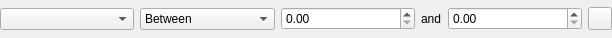
<?xml version="1.0" encoding="UTF-8"?>
<ui version="4.0">
 <class>CFilterWidget</class>
 <widget class="QWidget" name="CFilterWidget">
  <property name="geometry">
   <rect>
    <x>0</x>
    <y>0</y>
    <width>612</width>
    <height>38</height>
   </rect>
  </property>
  <property name="windowTitle">
   <string>Form</string>
  </property>
  <layout class="QHBoxLayout" name="horizontalLayout">
   <property name="leftMargin">
    <number>0</number>
   </property>
   <property name="topMargin">
    <number>0</number>
   </property>
   <property name="rightMargin">
    <number>0</number>
   </property>
   <property name="bottomMargin">
    <number>0</number>
   </property>
   <item>
    <widget class="QComboBox" name="ParameterCombo">
     <property name="sizeAdjustPolicy">
      <enum>QComboBox::AdjustToContentsOnFirstShow</enum>
     </property>
     <property name="minimumContentsLength">
      <number>10</number>
     </property>
    </widget>
   </item>
   <item>
    <widget class="QComboBox" name="ConditionCombo">
     <property name="sizeAdjustPolicy">
      <enum>QComboBox::AdjustToMinimumContentsLength</enum>
     </property>
     <property name="minimumContentsLength">
      <number>10</number>
     </property>
     <item>
      <property name="text">
       <string>Between</string>
      </property>
     </item>
     <item>
      <property name="text">
       <string>Outside</string>
      </property>
     </item>
     <item>
      <property name="text">
       <string>Equal</string>
      </property>
     </item>
     <item>
      <property name="text">
       <string>Not Equal</string>
      </property>
     </item>
     <item>
      <property name="text">
       <string>Greater</string>
      </property>
     </item>
     <item>
      <property name="text">
       <string>Greater Or Equal</string>
      </property>
     </item>
     <item>
      <property name="text">
       <string>Less</string>
      </property>
     </item>
     <item>
      <property name="text">
       <string>Less Or Equal</string>
      </property>
     </item>
    </widget>
   </item>
   <item>
    <widget class="QDoubleSpinBox" name="Value1SpinBox">
     <property name="sizePolicy">
      <sizepolicy hsizetype="Preferred" vsizetype="Fixed">
       <horstretch>0</horstretch>
       <verstretch>0</verstretch>
      </sizepolicy>
     </property>
     <property name="maximum">
      <double>10000.000000000000000</double>
     </property>
    </widget>
   </item>
   <item>
    <widget class="QLabel" name="AndLabel">
     <property name="sizePolicy">
      <sizepolicy hsizetype="Maximum" vsizetype="Preferred">
       <horstretch>0</horstretch>
       <verstretch>0</verstretch>
      </sizepolicy>
     </property>
     <property name="text">
      <string>and</string>
     </property>
    </widget>
   </item>
   <item>
    <widget class="QDoubleSpinBox" name="Value2SpinBox">
     <property name="sizePolicy">
      <sizepolicy hsizetype="Preferred" vsizetype="Fixed">
       <horstretch>0</horstretch>
       <verstretch>0</verstretch>
      </sizepolicy>
     </property>
     <property name="maximum">
      <double>10000.000000000000000</double>
     </property>
    </widget>
   </item>
   <item>
    <widget class="QToolButton" name="RemoveButton">
     <property name="icon">
      <iconset resource="../../../Acf/Include/iqtgui/iqtgui.qrc">
       <normaloff>:/Icons/Delete</normaloff>:/Icons/Delete</iconset>
     </property>
    </widget>
   </item>
  </layout>
 </widget>
 <tabstops>
  <tabstop>ParameterCombo</tabstop>
  <tabstop>ConditionCombo</tabstop>
  <tabstop>Value1SpinBox</tabstop>
  <tabstop>Value2SpinBox</tabstop>
  <tabstop>RemoveButton</tabstop>
 </tabstops>
 <resources>
  <include location="../../../Acf/Include/iqtgui/iqtgui.qrc"/>
 </resources>
 <connections/>
</ui>
